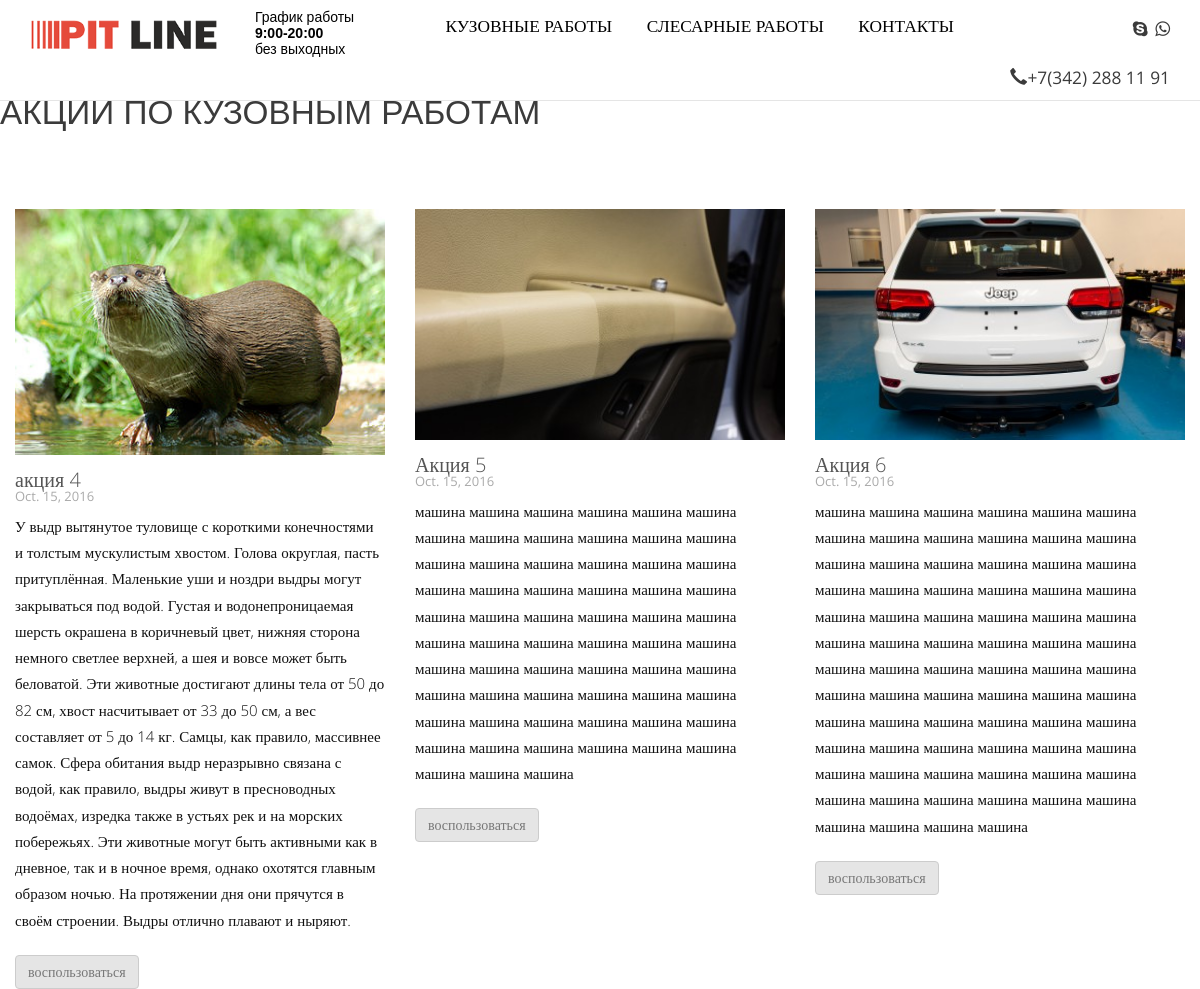
The page /akcii on the database its author committed.
### action/models.py (models this page shows)
class Action(models.Model):
    title = models.CharField(max_length=255)
    text = models.TextField()
    img = models.ImageField()
    date= models.DateField(auto_now_add=True)

### action/views.py (the view)
# urls.py: url(r'^akcii', ActionListView.as_view(), name='action-index'),
class ActionListView(ListView):
    model =Action

### action/templates/action/action_list.html (shortened to what this page needs)
﻿{%extends 'base.html'%}
{%block content%}
<div class="container">
    <div class="row action_title">
        <h3>АКЦИИ ПО КУЗОВНЫМ РАБОТАМ</h3>
    </div>
	<div class="row">
	 {%for act in object_list%}
		<div class="col-md-4 ">
			<div class="action__card">
			    <div class="action__img"><img src={{act.img.url}}></div>
			    <div class="action__title">{{act.title}}</div>
			    <div class="action__date">{{act.date}}</div>
			    <div class="action__text">{{act.text}}</div>
                <div class="action__btn">
                    <button type="button" class="btn btn-default">воспользоваться</button>
                </div>
		    </div>
	  </div>
		{%endfor%}
	</div>
</div>
{%endblock%}

### app/templates/base.html (shortened to what this page needs)
<!DOCTYPE html>
<head>
{% load staticfiles %}
<link rel="stylesheet" type="text/css" href="{% static 'app/content/bootstrap.min.css' %}" />
    <link rel="stylesheet" type="text/css" href="{% static 'app/content/font-awesome/css/font-awesome.min.css' %}" />
<link rel="stylesheet" type="text/css" href="{% static 'app/content/site.css' %}" />
<link rel="stylesheet" href="{% static 'app/js/fancybox/jquery.fancybox8cbb.css' %}" />
<link rel="stylesheet" href="{% static 'app/content/reset.css' %}" />
<link rel="stylesheet" href="{% static 'app/content/fonts.css' %}" />
<link rel="stylesheet" href="{% static 'app/content/style.css' %}" />
</head>
<body>
	<div class="navbar navbar-inverse navbar-fixed-top">
		<div class="container">
			<div class="navbar-header">
                <div class="schedule">
                    <div class="col-md-7">
				        <a href="/" class="navbar-brand"><img src="{%static 'app/images/logo.png'%}"></a>
                    </div>
                    <div class="col-md-5" style="color:black; font-family: 'Dosis', sans-serif;">
                        График работы <br />
                        <label style="font-weight:bold; padding-top:2px; padding-bottom:2px">9:00-20:00</label><br />
                        без выходных
                    </div>
                </div>
			</div>
			<div class="navbar-collapse collapse">
				<ul class="nav navbar-nav">
					<li><a href="{% url 'home' %}">Кузовные работы</a></li>
					<li><a href="{% url 'locksmith-index' %}">Слесарные работы</a></li>
                    <li><a href="{% url 'contact' %}">Контакты</a></li>
				</ul>
                <div class="head__contcts">
                    <div class="icons_wa">
                        <a href="#" target="_blank" title="мы в watsapp">
                            <i class="fa fa-whatsapp fa-1x" aria-hidden="true"></i>
                        </a>
                    </div>
                    <div class="icons_sk">
                        <a href="#" target="_blank" title="мы в skype">
                            <i class="fa fa-skype fa-1x" aria-hidden="true"></i>
                        </a>
                    </div>
                    <div class="head__phone">
                        <span class="glyphicon glyphicon-earphone" aria-hidden="true"></span>+7(342) 288 11 91
                    </div>
                </div>
			</div>
		</div>
	    </div>
	    <div class="body-content-main">
            {% block content %}{% endblock %}
        </div>
	</body>
	</html>

### app/static/app/content/site.css (style rules this page uses)
.head__phone { font-size:13pt; float:right; height:50px; text-align:center; padding-top: 15px; padding-bottom: 15px; }
.navbar-brand img { height:50px; }
.body-content-main { margin-top:50px; background-image:none!important; }
.action__text { margin-bottom: 22px; color: #111; font-size: 15px; font-weight: 300; line-height: 1.75; }
.action__img { margin-bottom:15px; }
.action__img img { width: 100%; }
.action__text { text-overflow:ellipsis; color: #111; font-size: 15px; font-weight: 300; line-height: 1.75; }
.action__date { margin-bottom: 10px; font-size: 13px; text-decoration: none; color: #aaa; -webkit-transition: all 0.27s cubic-bezier(0.300, 0.100, 0.580, 1.000); -moz-transition: all 0.27s cubic-bezier(0.300, 0.100, 0.580, 1.000); -o-transition: all 0.27s cubic-bezier(0.300, 0.100, 0.580, 1.000); -ms-transition: all 0.27s cubic-bezier(0.300, 0.100, 0.580, 1.000); transition: all 0.27s cubic-bezier(0.300, 0.100, 0.580, 1.000); }
.action__title { color: #555; text-decoration: none; -webkit-transition: all 0.27s cubic-bezier(0.300, 0.100, 0.580, 1.000); -moz-transition: all 0.27s cubic-bezier(0.300, 0.100, 0.580, 1.000); -o-transition: all 0.27s cubic-bezier(0.300, 0.100, 0.580, 1.000); -ms-transition: all 0.27s cubic-bezier(0.300, 0.100, 0.580, 1.000); transition: all 0.27s cubic-bezier(0.300, 0.100, 0.580, 1.000); font-size: 20px; font-weight: 300; }
.action__card { margin-top:80px; background-color:transparent; }
.action__btn button { color: #777; background: #e5e5e5; }
.navbar-inverse { border-color: #e5e5e5; }
.schedule { margin-right:30px; margin-top:10px; font-size:14px; }
.container { max-width:1300px; }
.action_title { font-family: 'Russo One', sans-serif; font-size: 25pt; margin-top:30px; }
.icons_fb, .icons_vk, .icons_insta, .icons_sk { line-height:30px!important; text-align:center; width:30px; height:30px; background-color:transparent; border-radius:50%; border: 1px solid #ffa400; float:left; margin-left:10px; font-weight:bold; color:white; }
.icons_fb i,.icons_vk i,.icons_insta i, .icons_sk i, .icons_sk i, .icons_wa i { padding-top:5px; padding-bottom:5px; }
.icons_sk, .icons_wa { color:inherit; border: none; float:right; font-size: 13pt; height: 50px; text-align: center; padding-top: 15px; padding-bottom: 15px; }

### app/static/app/content/style.css (style rules this page uses)
* { margin:0; padding:0; }
html, body { margin:0; padding:0; width:100%; -webkit-text-size-adjust:none; }
body { font-size:16px; line-height: 1; color:#3b3b3b; font-family: "Open Sans"; -webkit-background-size: cover; -moz-background-size: cover; -o-background-size: cover; background-size: cover; }
a { text-decoration:none; color:inherit; -webkit-transition: all 0.4s; -moz-transition: all 0.4s; transition: all 0.4s; }
.navbar-nav { color:#000000; font-size:13pt; text-align:center; text-transform:uppercase; }
.nav > li { float:none; display: inline-block; }
.navbar-brand { padding: 0px 15px; }
.navbar-inverse { background-color: #ffffff; }
.navbar-inverse .navbar-nav>li>a { color:#000000; }

### rows shown on the page
Action: img (picture), title "акция 4", date "Oct. 15, 2016", text "У выдр вытянутое туловище с короткими конечностями и толстым мускулистым хвостом. Голова округлая, пасть притуплённая. Маленькие уши и ноздри выдры могут закрываться под водой. Густая и водонепроницаемая шерсть окрашена в коричневый цвет, нижняя сторона немного светлее верхней, а шея и вовсе может быть беловатой. Эти животные достигают длины тела от 50 до 82 см, хвост насчитывает от 33 до 50 см, а вес составляет от 5 до 14 кг. Самцы, как правило, массивнее самок. Сфера обитания выдр неразрывно связана с водой, как правило, выдры живут в пресноводных водоёмах, изредка также в устьях рек и на морских побережьях. Эти животные могут быть активными как в дневное, так и в ночное время, однако…"
Action: img (picture), title "Акция 5", date "Oct. 15, 2016", text "машина машина машина машина машина машина машина машина машина машина машина машина машина машина машина машина машина машина машина машина машина машина машина машина машина машина машина машина машина машина машина машина машина машина машина машина машина машина машина машина машина машина машина машина машина машина машина машина машина машина машина машина машина машина машина машина машина машина машина машина машина машина машина"
Action: img (picture), title "Акция 6", date "Oct. 15, 2016", text "машина машина машина машина машина машина машина машина машина машина машина машина машина машина машина машина машина машина машина машина машина машина машина машина машина машина машина машина машина машина машина машина машина машина машина машина машина машина машина машина машина машина машина машина машина машина машина машина машина машина машина машина машина машина машина машина машина машина машина машина машина машина машина машина машина машина машина машина машина машина машина машина машина машина машина машина"
